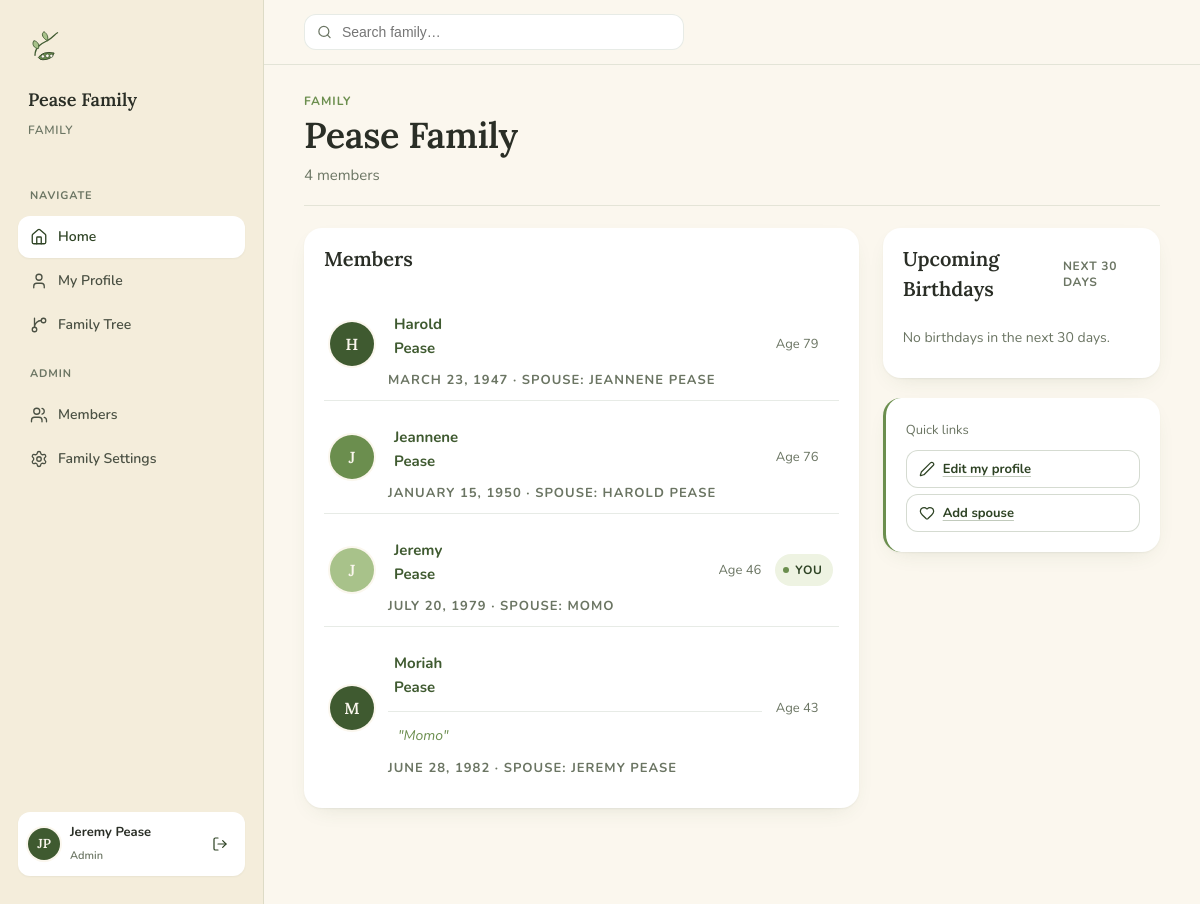
The page / (signed in) on the database its author committed.
### app/models.py (models this page shows, shortened)
class Family(db.Model):
    __tablename__ = 'families'
    id = db.Column(db.Integer, primary_key=True)
    name = db.Column(db.String(100), nullable=False)
    created_at = db.Column(db.DateTime, default=datetime.utcnow)
    patriarch_id = db.Column(db.Integer, db.ForeignKey('people.id'), nullable=True)
    matriarch_id = db.Column(db.Integer, db.ForeignKey('people.id'), nullable=True)
    people = db.relationship('Person', back_populates='family', foreign_keys='Person.family_id')
    users = db.relationship('User', back_populates='family', foreign_keys='User.family_id')
    patriarch = db.relationship('Person', foreign_keys=[patriarch_id])
    matriarch = db.relationship('Person', foreign_keys=[matriarch_id])

class User(UserMixin, db.Model):
    __tablename__ = 'users'
    id = db.Column(db.Integer, primary_key=True)
    family_id = db.Column(db.Integer, db.ForeignKey('families.id'), nullable=False)
    email = db.Column(db.String(120), unique=True, nullable=False)
    password_hash = db.Column(db.String(256), nullable=False)
    first_name = db.Column(db.String(50), nullable=False)
    last_name = db.Column(db.String(50), nullable=False)
    phone = db.Column(db.String(20))
    email_verified = db.Column(db.Boolean, default=False)
    verification_token = db.Column(db.String(100))
    verification_token_expiry = db.Column(db.DateTime)
    status = db.Column(db.String(20), default='pending')  # pending/approved/rejected/invited
    approved_by_id = db.Column(db.Integer, db.ForeignKey('users.id'))
    approved_date = db.Column(db.Date)
    is_admin = db.Column(db.Boolean, default=False)
    is_delegate = db.Column(db.Boolean, default=False)
    person_id = db.Column(db.Integer, db.ForeignKey('people.id'))
    person = db.relationship('Person', back_populates='user')
    family = db.relationship('Family', back_populates='users')
    invitation_token = db.Column(db.String(100))
    invitation_token_expiry = db.Column(db.DateTime)
    invited_by_id = db.Column(db.Integer, db.ForeignKey('users.id'))
    reset_token = db.Column(db.String(100))
    reset_token_expiry = db.Column(db.DateTime)
    def get_full_name(self):
        return f"{self.first_name} {self.last_name}"

class Person(db.Model):
    __tablename__ = 'people'
    id = db.Column(db.Integer, primary_key=True)
    family_id = db.Column(db.Integer, db.ForeignKey('families.id'), nullable=False)
    name = db.Column(db.String(100), nullable=False)
    gender = db.Column(db.String(10))
    birthday = db.Column(db.Date)
    nickname = db.Column(db.String(50))
    birthplace = db.Column(db.String(100))
    maiden_name = db.Column(db.String(100))
    deathday = db.Column(db.Date)
    deathplace = db.Column(db.String(100))
    occupation = db.Column(db.String(100))
    email = db.Column(db.String(120))
    phone = db.Column(db.String(20))
    photo_path = db.Column(db.String(200))
    notes = db.Column(db.Text)
    family = db.relationship('Family', back_populates='people', foreign_keys='Person.family_id')
    children = db.relationship(
        'Person',
        secondary=parent_child,
        primaryjoin=id == parent_child.c.parent_id,
        secondaryjoin=id == parent_child.c.child_id,
        backref='parents'
    )
    def get_active_spouse(self):
        for rel in self.spouse_relationships_as_p1 + self.spouse_relationships_as_p2:
            if rel.status == 'active' and rel.confirmed:
                return rel.get_spouse_of(self)
        return None
    user = db.relationship('User', back_populates='person', uselist=False)
    def get_display_name(self):
        return self.nickname if self.nickname else self.name
    def get_age(self):
        if not self.birthday:
            return None
        end = self.deathday or date.today()
        age = end.year - self.birthday.year
        if (end.month, end.day) < (self.birthday.month, self.birthday.day):
            age -= 1
        return age

class SpouseRelationship(db.Model):
    __tablename__ = 'spouse_relationships'
    id = db.Column(db.Integer, primary_key=True)
    person1_id = db.Column(db.Integer, db.ForeignKey('people.id'), nullable=False)
    person2_id = db.Column(db.Integer, db.ForeignKey('people.id'), nullable=False)
    status = db.Column(db.String(20), default='active')  # active, deceased, divorced, separated, annulled
    marriage_date = db.Column(db.Date)
    end_date = db.Column(db.Date)
    confirmed = db.Column(db.Boolean, default=False)
    confirmation_token = db.Column(db.String(100))
    confirmation_token_expiry = db.Column(db.DateTime)
    person1 = db.relationship('Person', foreign_keys=[person1_id], backref='spouse_relationships_as_p1')
    person2 = db.relationship('Person', foreign_keys=[person2_id], backref='spouse_relationships_as_p2')
    def get_spouse_of(self, person):
        if self.person1_id == person.id:
            return self.person2
        return self.person1

### app/routes.py (the view)
@main.route('/')
@login_required
def index():
    people = Person.query.filter_by(family_id=current_user.family_id).order_by(Person.name).all()
    today = date.today()
    upcoming_birthdays = []
    for person in people:
        if person.birthday:
            try:
                bday = person.birthday.replace(year=today.year)
            except ValueError:
                bday = person.birthday.replace(year=today.year, day=28)
            if bday < today:
                try:
                    bday = person.birthday.replace(year=today.year + 1)
                except ValueError:
                    bday = person.birthday.replace(year=today.year + 1, day=28)
            days = (bday - today).days
            if days <= 30:
                upcoming_birthdays.append((person, bday, days))
    upcoming_birthdays.sort(key=lambda x: x[2])
    return render_template('index.html', people=people, family=current_user.family,
                           upcoming_birthdays=upcoming_birthdays)

### app/models.py (called while the page is built)
@login_manager.user_loader
def load_user(user_id):
    return db.session.get(User, int(user_id))

### app/templates/index.html (shortened to what this page needs)
{% extends "base.html" %}
{% block content %}
<div class="page-head">
    <div>
        <div class="eyebrow">Family</div>
        <h1>{{ family.name }}</h1>
        <p class="sub">{{ people|length }} member{{ 's' if people|length != 1 else '' }}</p>
    </div>
</div>
<div class="two-col">
    <div class="card">
        <div class="card-header">
            <h3>Members</h3>
        </div>
        {% if people %}
            {% for person in people %}
            <div class="member-row">
                <div class="av av-md" style="background: var(--{{ ['vine','pea','sprout'][loop.index0 % 3] }});">
                    {{ person.name[0] }}
                </div>
                <div>
                    <a href="/person/{{ person.id }}" style="text-decoration:none;">
                        <span class="member-row name">{{ person.name }}</span>
                        {% if person.nickname %}<span class="member-row nick">"{{ person.nickname }}"</span>{% endif %}
                    </a>
                    <div class="meta">
                        {% if person.birthday %}{{ person.birthday.strftime('%B %-d, %Y') }}{% endif %}
                        {% if person.get_active_spouse() %} · Spouse: {{ person.get_active_spouse().get_display_name() }}{% endif %}
                    </div>
                </div>
                {% if person.birthday %}
                <div style="font-size:13px;color:var(--text-muted);">Age {{ person.get_age() }}</div>
                {% endif %}
                {% if person.user == current_user %}
                <span class="badge b-active"><span class="dot"></span>You</span>
                {% endif %}
            </div>
            {% endfor %}
        {% else %}
            <div style="padding: 40px 0; text-align: center; color: var(--text-muted);">
                <img src="{{ url_for('static', filename='assets/illustrations/peapod.svg') }}" alt="" style="height:64px;margin-bottom:16px;opacity:0.5;">
                <p>No members yet. Invite your family to get started.</p>
            </div>
        {% endif %}
    </div>
    <div style="display:flex;flex-direction:column;gap:20px;">
        <div class="card">
            <div class="card-header">
                <h3>Upcoming Birthdays</h3>
                <span class="meta">Next 30 days</span>
            </div>
            {% if upcoming_birthdays %}
                {% for person, bday, days in upcoming_birthdays %}
                <div class="bday-row">
                    <div class="bday-date">
                        <span class="day">{{ bday.strftime('%-d') }}</span>
                        <span class="mon">{{ bday.strftime('%b') }}</span>
                    </div>
                    <div>
                        <div class="bday-row name">
                            <a href="/person/{{ person.id }}">{{ person.get_display_name() }}</a>
                        </div>
                        <div class="bday-row age">
                            Turning {{ person.get_age() + 1 }} ·
                            {% if days == 0 %}Today!
                            {% elif days == 1 %}Tomorrow
                            {% else %}in {{ days }} days{% endif %}
                        </div>
                    </div>
                    <span class="badge b-active" style="background:var(--berry-soft);color:var(--berry);border-radius:var(--r-pill);">🎂</span>
                </div>
                {% endfor %}
            {% else %}
                <p style="color:var(--text-muted);font-size:14px;padding:8px 0;">No birthdays in the next 30 days.</p>
            {% endif %}
        </div>
        <div class="card" style="border-left: 3px solid var(--pea);">
            <p style="font-size:13px;color:var(--text-muted);margin-bottom:8px;">Quick links</p>
            <div style="display:flex;flex-direction:column;gap:6px;">
                <a href="/profile/edit" class="btn btn-secondary btn-sm" style="justify-content:flex-start;">
                    <i data-lucide="edit-2"></i> Edit my profile
                </a>
                <a href="/spouse/add" class="btn btn-secondary btn-sm" style="justify-content:flex-start;">
                    <i data-lucide="heart"></i> Add spouse
                </a>
            </div>
        </div>
    </div>
</div>
{% endblock %}

### app/templates/base.html (shortened to what this page needs)
<!DOCTYPE html>
<html lang="en">
<head>
    <link rel="stylesheet" href="{{ url_for('static', filename='css/peavines.css') }}">
</head>
<body>
{% if current_user.is_authenticated %}
<div class="shell">
    <aside class="sidebar">
        <div class="brand">
            <img src="{{ url_for('static', filename='assets/peavines-mark.svg') }}" alt="Peavines">
        </div>
        <div class="family-name">{{ current_user.family.name }}</div>
        <div class="family-meta">Family</div>
        <nav class="nav">
            <div class="nav-section">Navigate</div>
            <a href="/" {% if request.path == '/' %}class="active"{% endif %}>
                <i data-lucide="home"></i> Home
            </a>
            <a href="/profile" {% if request.path == '/profile' %}class="active"{% endif %}>
                <i data-lucide="user"></i> My Profile
            </a>
            <a href="/family/tree" {% if request.path == '/family/tree' %}class="active"{% endif %}>
                <i data-lucide="git-branch"></i> Family Tree
            </a>
            {% if current_user.is_admin %}
            <div class="nav-section">Admin</div>
            <a href="/admin/users" {% if request.path.startswith('/admin') and request.path != '/admin/family' %}class="active"{% endif %}>
                <i data-lucide="users"></i> Members
            </a>
            <a href="/admin/family" {% if request.path == '/admin/family' %}class="active"{% endif %}>
                <i data-lucide="settings"></i> Family Settings
            </a>
            {% endif %}
        </nav>
        <div class="user-chip">
            <div class="av av-sm" style="background: var(--vine);">{{ current_user.first_name[0] }}{{ current_user.last_name[0] }}</div>
            <div>
                <div class="name">{{ current_user.get_full_name() }}</div>
                <div class="role">{% if current_user.is_admin %}Admin{% else %}Member{% endif %}</div>
            </div>
            <form method="POST" action="/logout" style="margin-left: auto;">
                <button type="submit" class="btn btn-ghost btn-sm" title="Sign out" style="padding: 6px;">
                    <i data-lucide="log-out"></i>
                </button>
            </form>
        </div>
    </aside>
    <div class="canvas">
        <header class="topbar">
            <form action="/search" method="GET" class="search">
                <i data-lucide="search"></i>
                <input type="text" name="q" placeholder="Search family…"
                       value="{{ request.args.get('q', '') }}"
                       autocomplete="off" style="background:none;border:none;outline:none;font-size:14px;color:inherit;width:100%;">
            </form>
        </header>
        <div class="canvas-inner">
{% endif %}
{% block content %}{% endblock %}
{% if current_user.is_authenticated %}
        </div>
    </div>
</div>
{% endif %}
</body>
</html>

### rows shown on the page
Family: family.name "Pease Family", name "Pease Family"
User: first_name "J", last_name "P", get_full_name "Jeremy Pease"
Person: name "H", name "Harold Pease", birthday "MARCH 23, 1947", get_active_spouse "JEANNENE PEASE", get_age "79"
Person: name "J", name "Jeannene Pease", birthday "JANUARY 15, 1950", get_active_spouse "HAROLD PEASE", get_age "76"
Person: name "J", name "Jeremy Pease", birthday "JULY 20, 1979", get_active_spouse "MOMO", get_age "46", shows "YOU"
Person: name "M", name "Moriah Pease", nickname "Momo", birthday "JUNE 28, 1982", get_active_spouse "JEREMY PEASE", get_age "43"

### other values the page prints
{{ people|length }} "4"
{{ 's' if people|length != 1 else '' }} "s"
